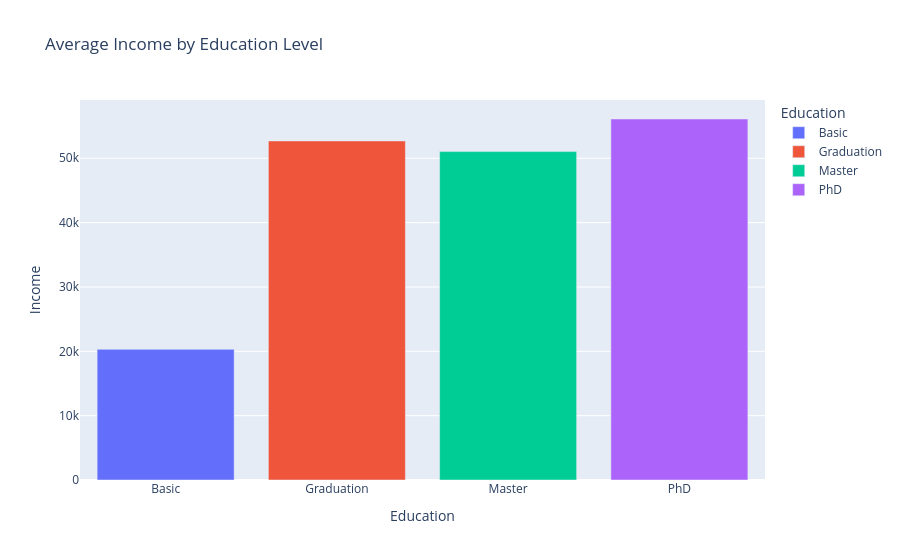

Notebook cell for this chart:
### Code cell
Avg_income_by_education = df.groupby('Education')['Income'].mean().reset_index()

fig = px.bar(Avg_income_by_education,
             x = 'Education',
             y = 'Income',
             color = 'Education',
             title = 'Average Income by Education Level')
fig.show()

### Figure 1 — Plotly figure (JSON) as saved in the notebook; plotly's stock layout.template omitted (floating-point values rounded to 4 significant figures)
{"data": [{"hovertemplate": "Education=%{x}<br>Income=%{y}<extra></extra>", "legendgroup": "Basic", "marker": {"color": "#636efa", "pattern": {"shape": ""}}, "name": "Basic", "orientation": "v", "showlegend": true, "textposition": "auto", "type": "bar", "x": ["Basic"], "xaxis": "x", "y": [20310.0], "yaxis": "y"}, {"hovertemplate": "Education=%{x}<br>Income=%{y}<extra></extra>", "legendgroup": "Graduation", "marker": {"color": "#EF553B", "pattern": {"shape": ""}}, "name": "Graduation", "orientation": "v", "showlegend": true, "textposition": "auto", "type": "bar", "x": ["Graduation"], "xaxis": "x", "y": [52690.0], "yaxis": "y"}, {"hovertemplate": "Education=%{x}<br>Income=%{y}<extra></extra>", "legendgroup": "Master", "marker": {"color": "#00cc96", "pattern": {"shape": ""}}, "name": "Master", "orientation": "v", "showlegend": true, "textposition": "auto", "type": "bar", "x": ["Master"], "xaxis": "x", "y": [51040.0], "yaxis": "y"}, {"hovertemplate": "Education=%{x}<br>Income=%{y}<extra></extra>", "legendgroup": "PhD", "marker": {"color": "#ab63fa", "pattern": {"shape": ""}}, "name": "PhD", "orientation": "v", "showlegend": true, "textposition": "auto", "type": "bar", "x": ["PhD"], "xaxis": "x", "y": [56110.0], "yaxis": "y"}], "layout": {"barmode": "relative", "legend": {"title": {"text": "Education"}, "tracegroupgap": 0}, "title": {"text": "Average Income by Education Level"}, "xaxis": {"anchor": "y", "categoryarray": ["Basic", "Graduation", "Master", "PhD"], "categoryorder": "array", "domain": [0, 1], "title": {"text": "Education"}}, "yaxis": {"anchor": "x", "domain": [0, 1], "title": {"text": "Income"}}}}
